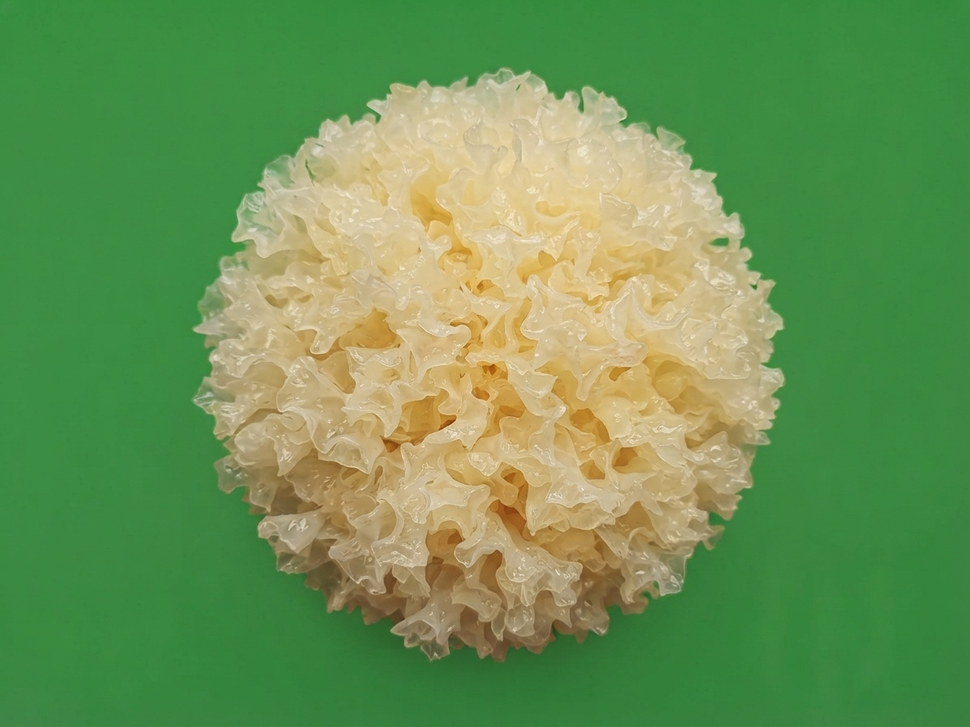
#> input picture img/tremella.png, 970 x 727 px, shrunk from 1195 x 896 before the run
$ python remove.py
#> lines starting #> are read from the running program, lines starting #| are printed output that depends on the picture; after the words box and inside, x2 and y2 are one past the last pixel; in counts of white or black regions, pixels touching at a corner belong together
import os
from PIL import Image, ImageFilter

def procesar_croma_biorush_pro(input_path, output_path):
    # 1. Abrir imagen y asegurar transparencia
#> called with input_path = 'img/tremella.png', output_path = 'img/44treme.png'
    img = Image.open(input_path).convert("RGBA")
    data = img.getdata()

    # 2. Crear máscara: Detectar verde y aplicar un umbral de suavizado
    # Usamos tolerancia para atrapar el halo (mezcla de verde)
    new_data = []
    for item in data:
        # Detectar píxeles donde el verde sea predominante
        if item[1] > (item[0] + 40) and item[1] > (item[2] + 40):
            new_data.append((0, 0, 0, 0)) # Transparente
        else:
            new_data.append(item)
#> this loop made 705190 passes
#> item on passes 1 to 3: (55, 141, 63, 255), (54, 141, 63, 255), (54, 141, 63, 255)
#> after the loop, new_data = 705190 items

    img.putdata(new_data)
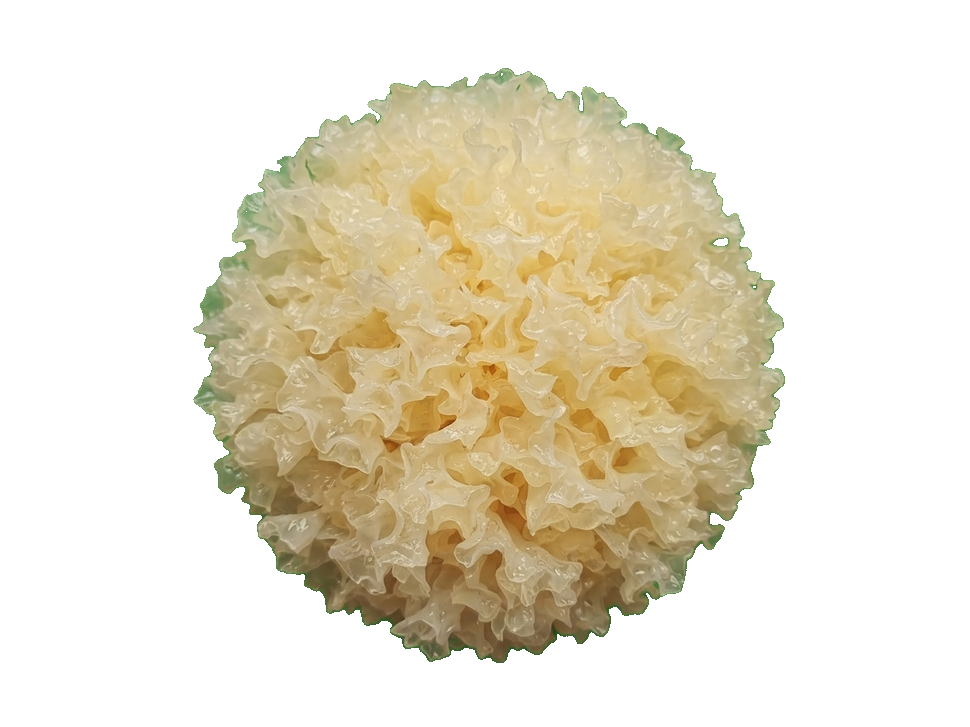
#> img: PIL image 970x727 RGBA; mean R, G, B, A 70.4, 63, 44.5, 93.9; transparent parts drawn white

    # 3. Limpieza de bordes:
    # A. Erosionamos 1 píxel para quitar el rastro verde
    # B. Aplicamos un ligero desenfoque para suavizar el corte (antialiasing)
    mascara = img.split()[3]
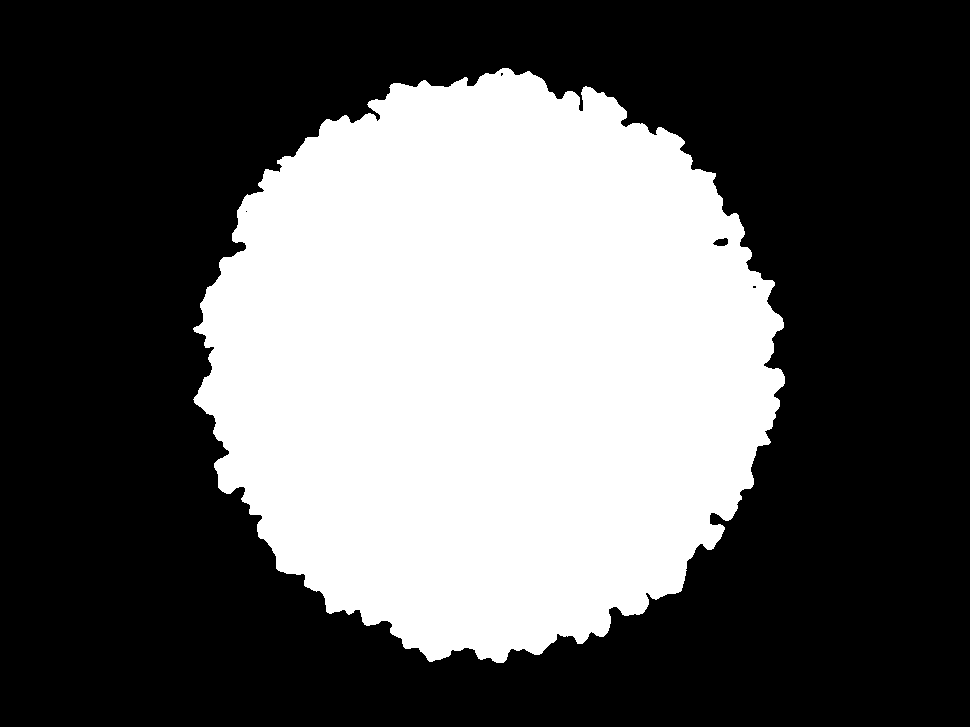
#> mascara: PIL image 970x727 L; 36.8% white; 1 white region, box (x1, y1, x2, y2) and area: (193, 68, 785, 663) 259785
    mascara = mascara.filter(ImageFilter.MinFilter(3)) # Erosión
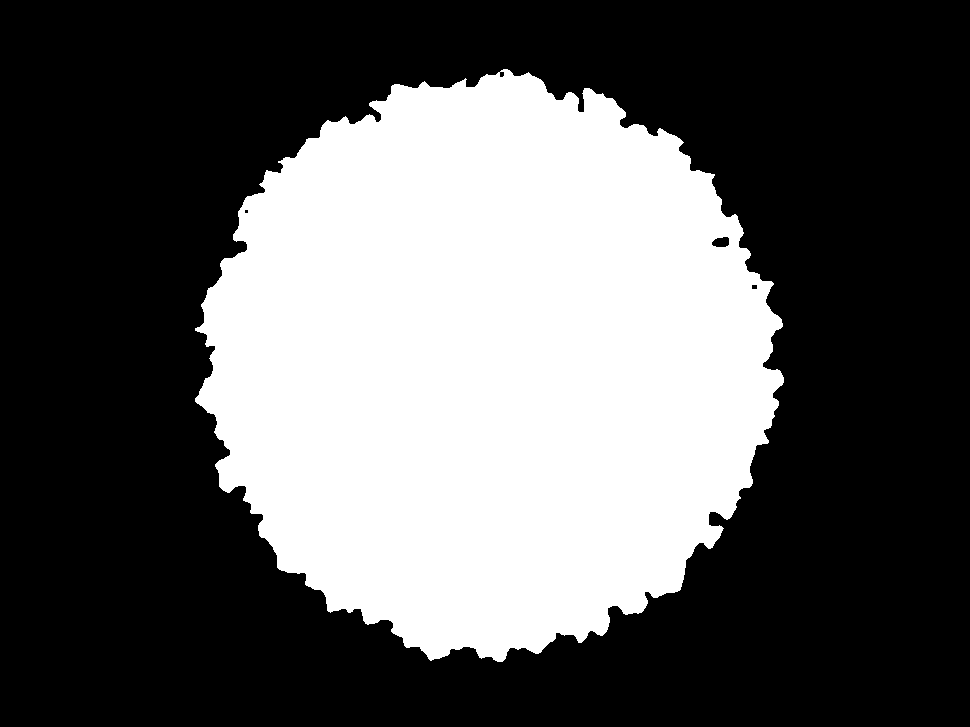
#> mascara: PIL image 970x727 L; 36.4% white; 1 white region, box (x1, y1, x2, y2) and area: (195, 69, 784, 662) 256522
    img.putalpha(mascara)

    # 4. Autocrop final al ras
    bbox = img.getbbox()
#> bbox = (195, 69, 784, 662)
    if bbox:
        img = img.crop(bbox)
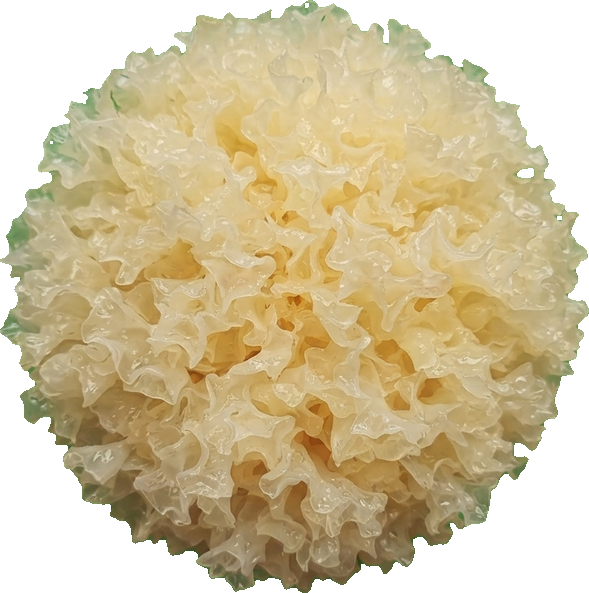
#> img: PIL image 589x593 RGBA; mean R, G, B, A 142.2, 127.1, 89.8, 187.3; transparent parts drawn white

    img.save(output_path, "PNG")
    print(f"Asset limpio guardado: {output_path}")

if __name__ == "__main__":
    procesar_croma_biorush_pro("img/tremella.png", "img/44treme.png")

$ run again, with img/44cordy.png copied over img/tremella.png
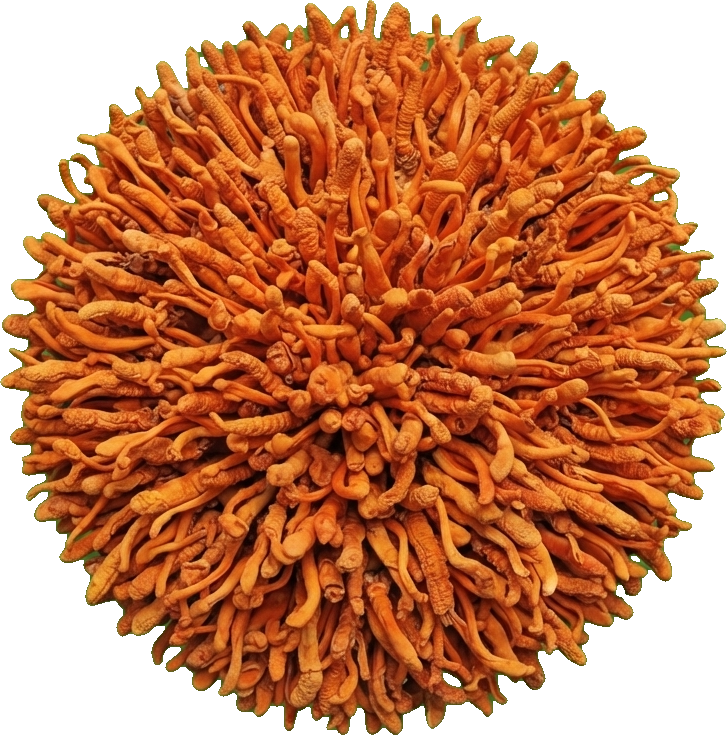
#> input picture img/44cordy.png, 727 x 735 px
#> in procesar_croma_biorush_pro, img is the input picture: PIL image 727x735 RGBA; mean R, G, B, A 129.5, 59.9, 21.9, 186.7
#> after the loop in procesar_croma_biorush_pro, `for item in data:`: new_data = 534345 items
#> in procesar_croma_biorush_pro, `mascara = img.split()[3]`:
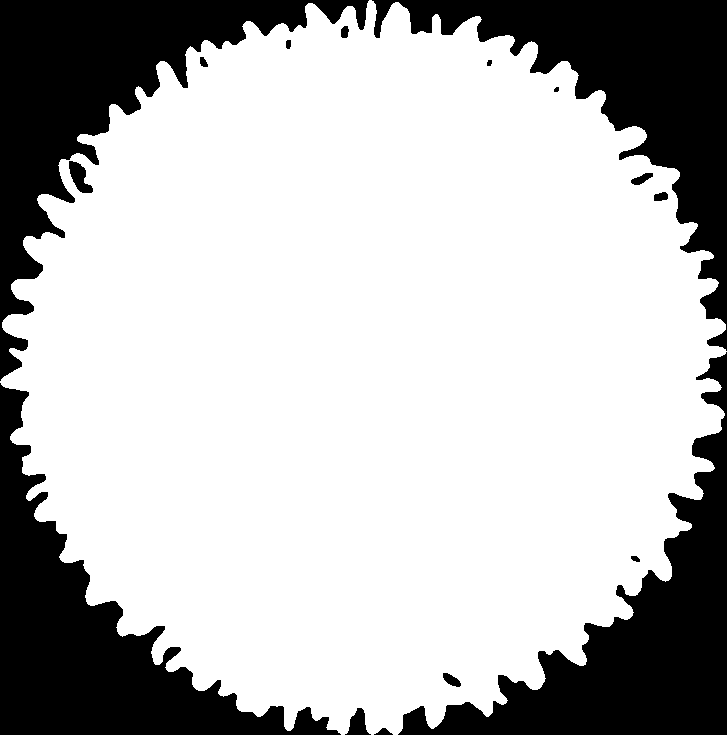
#> mascara: PIL image 727x735 L; 73.2% white; 16 black regions, largest, box (x1, y1, x2, y2) and area: (0, 0, 369, 381) 36294, (0, 383, 341, 735) 35689, (398, 352, 727, 735) 35069
#> bbox = (2, 0, 725, 735)
#> in procesar_croma_biorush_pro, `img = img.crop(bbox)`:
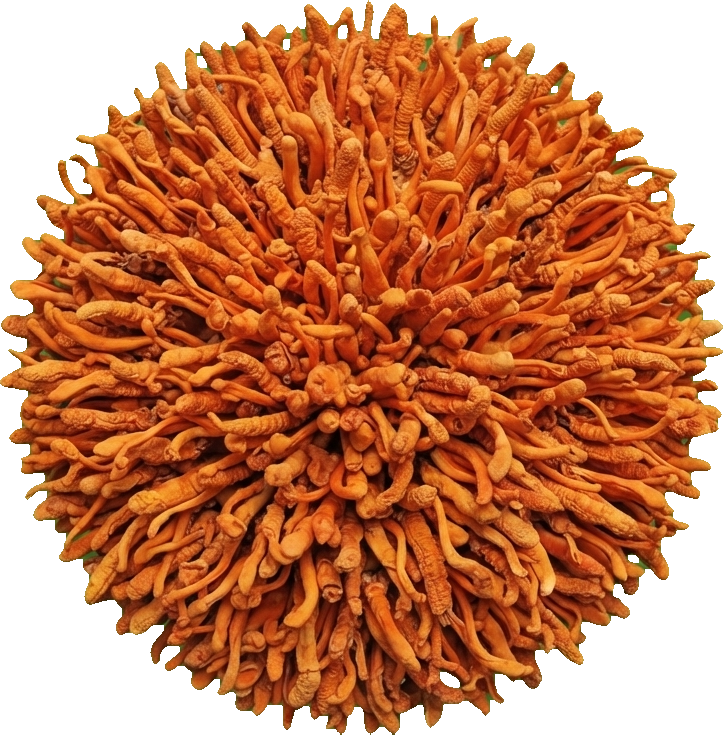
#> img: PIL image 723x735 RGBA; mean R, G, B, A 130.2, 60.2, 22, 184.9; transparent parts drawn white
